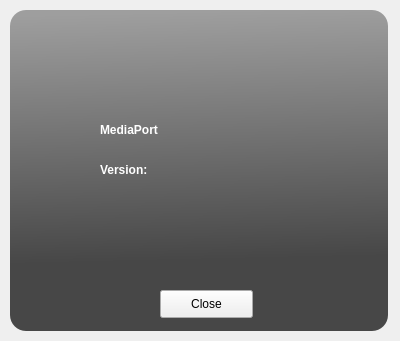
<?xml version="1.0" encoding="UTF-8"?>
<ui version="4.0">
 <class>AboutDialog</class>
 <widget class="QDialog" name="AboutDialog">
  <property name="geometry">
   <rect>
    <x>0</x>
    <y>0</y>
    <width>400</width>
    <height>341</height>
   </rect>
  </property>
  <property name="windowTitle">
   <string>Dialog</string>
  </property>
  <widget class="QDialogButtonBox" name="buttonBox">
   <property name="geometry">
    <rect>
     <x>30</x>
     <y>240</y>
     <width>341</width>
     <height>32</height>
    </rect>
   </property>
   <property name="orientation">
    <enum>Qt::Horizontal</enum>
   </property>
   <property name="standardButtons">
    <set>QDialogButtonBox::Cancel|QDialogButtonBox::Ok</set>
   </property>
  </widget>
  <widget class="QFrame" name="frame">
   <property name="geometry">
    <rect>
     <x>10</x>
     <y>10</y>
     <width>378</width>
     <height>321</height>
    </rect>
   </property>
   <property name="styleSheet">
    <string notr="true">background-color: qlineargradient(spread:pad, x1:0.507975, y1:0.778, x2:0.487, y2:0.00531818, stop:0 rgba(71, 71, 71, 255), stop:1 rgba(158, 158, 158, 255));
border-radius:16px;
border:2px solid #cccc;</string>
   </property>
   <property name="frameShape">
    <enum>QFrame::StyledPanel</enum>
   </property>
   <property name="frameShadow">
    <enum>QFrame::Raised</enum>
   </property>
   <widget class="QLabel" name="label_2">
    <property name="geometry">
     <rect>
      <x>90</x>
      <y>110</y>
      <width>201</width>
      <height>20</height>
     </rect>
    </property>
    <property name="styleSheet">
     <string notr="true">background:none;
color:white;
font-weight:bold;
</string>
    </property>
    <property name="text">
     <string>MediaPort</string>
    </property>
   </widget>
   <widget class="QLabel" name="label_6">
    <property name="geometry">
     <rect>
      <x>90</x>
      <y>150</y>
      <width>61</width>
      <height>20</height>
     </rect>
    </property>
    <property name="styleSheet">
     <string notr="true">background:none;
color:white;
font-weight:bold;
</string>
    </property>
    <property name="text">
     <string>Version:</string>
    </property>
   </widget>
   <widget class="QLabel" name="version_label">
    <property name="geometry">
     <rect>
      <x>170</x>
      <y>150</y>
      <width>61</width>
      <height>20</height>
     </rect>
    </property>
    <property name="styleSheet">
     <string notr="true">background:none;
color:white;
font-weight:bold;
</string>
    </property>
    <property name="text">
     <string/>
    </property>
   </widget>
  </widget>
  <widget class="QPushButton" name="pushButton">
   <property name="geometry">
    <rect>
     <x>160</x>
     <y>290</y>
     <width>93</width>
     <height>28</height>
    </rect>
   </property>
   <property name="text">
    <string>Close</string>
   </property>
  </widget>
 </widget>
 <resources/>
 <connections>
  <connection>
   <sender>buttonBox</sender>
   <signal>accepted()</signal>
   <receiver>AboutDialog</receiver>
   <slot>accept()</slot>
   <hints>
    <hint type="sourcelabel">
     <x>248</x>
     <y>254</y>
    </hint>
    <hint type="destinationlabel">
     <x>157</x>
     <y>274</y>
    </hint>
   </hints>
  </connection>
  <connection>
   <sender>buttonBox</sender>
   <signal>rejected()</signal>
   <receiver>AboutDialog</receiver>
   <slot>reject()</slot>
   <hints>
    <hint type="sourcelabel">
     <x>316</x>
     <y>260</y>
    </hint>
    <hint type="destinationlabel">
     <x>286</x>
     <y>274</y>
    </hint>
   </hints>
  </connection>
 </connections>
</ui>
